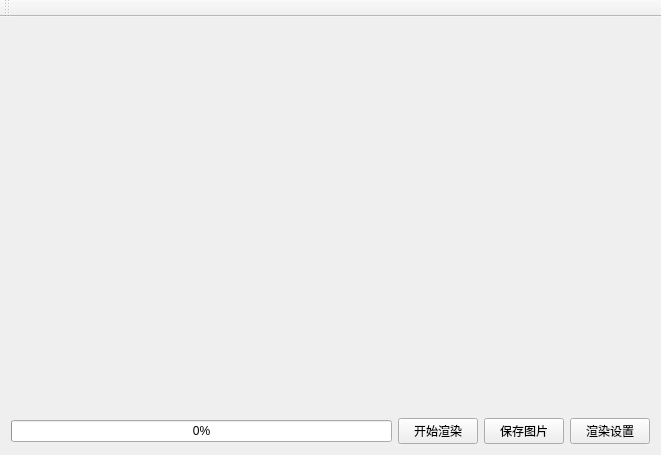
<?xml version="1.0" encoding="UTF-8"?>
<ui version="4.0">
 <class>MainWindow</class>
 <widget class="QMainWindow" name="MainWindow">
  <property name="geometry">
   <rect>
    <x>0</x>
    <y>0</y>
    <width>661</width>
    <height>455</height>
   </rect>
  </property>
  <property name="windowTitle">
   <string>MainWindow</string>
  </property>
  <widget class="QWidget" name="centralWidget">
   <layout class="QVBoxLayout" name="verticalLayout" stretch="1,0">
    <item>
     <widget class="QLabel" name="label">
      <property name="sizePolicy">
       <sizepolicy hsizetype="Ignored" vsizetype="Ignored">
        <horstretch>0</horstretch>
        <verstretch>0</verstretch>
       </sizepolicy>
      </property>
      <property name="text">
       <string/>
      </property>
      <property name="scaledContents">
       <bool>false</bool>
      </property>
      <property name="alignment">
       <set>Qt::AlignCenter</set>
      </property>
     </widget>
    </item>
    <item>
     <layout class="QHBoxLayout" name="footerLayout">
      <item>
       <widget class="QProgressBar" name="progressBar">
        <property name="value">
         <number>0</number>
        </property>
       </widget>
      </item>
      <item>
       <widget class="QPushButton" name="pushButton_start">
        <property name="text">
         <string>开始渲染</string>
        </property>
       </widget>
      </item>
      <item>
       <widget class="QPushButton" name="pushButton_saveImage">
        <property name="text">
         <string>保存图片</string>
        </property>
       </widget>
      </item>
      <item>
       <widget class="QPushButton" name="pushButton_renderSetting">
        <property name="text">
         <string>渲染设置</string>
        </property>
       </widget>
      </item>
     </layout>
    </item>
   </layout>
  </widget>
  <widget class="QMenuBar" name="menuBar">
   <property name="geometry">
    <rect>
     <x>0</x>
     <y>0</y>
     <width>661</width>
     <height>23</height>
    </rect>
   </property>
  </widget>
  <widget class="QToolBar" name="mainToolBar">
   <attribute name="toolBarArea">
    <enum>TopToolBarArea</enum>
   </attribute>
   <attribute name="toolBarBreak">
    <bool>false</bool>
   </attribute>
  </widget>
 </widget>
 <layoutdefault spacing="6" margin="11"/>
 <resources/>
 <connections/>
</ui>
